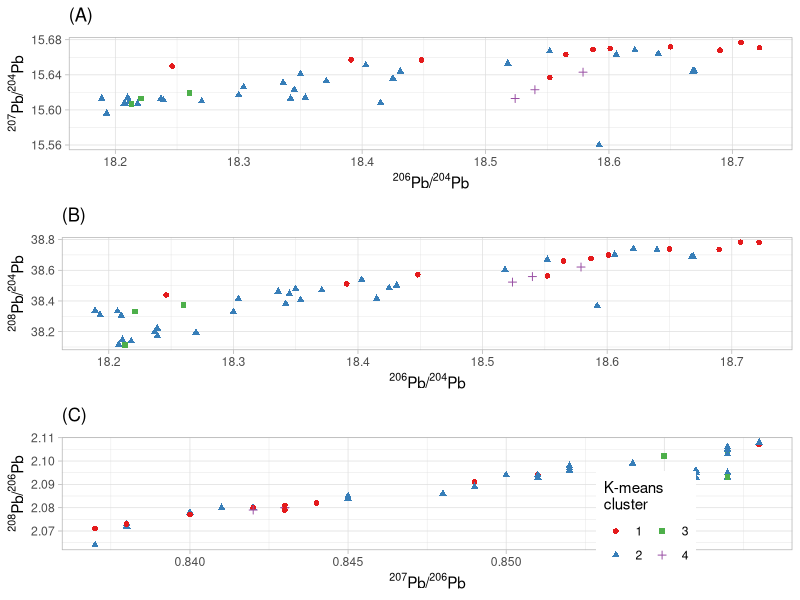

Write R code to recreate this figure.
library(gridExtra)
library(ggforce)
library(tidyverse)
library(cowplot)

duchcov <- read_csv(here::here("data", "duchcov.csv"))

cluster <- read_csv(here::here("data", "clusters.csv")) %>%
  mutate(kmeans = factor(kmeans))

isotopes <- duchcov %>%
  select(id, starts_with("Pb2"))

isotopes <- bind_cols(isotopes, cluster)

lab_206_207 <- labs(x = expression(paste(""^206, "Pb/", ""^204, "Pb")),
                    y = expression(paste(""^207, "Pb/", ""^204, "Pb")))
lab_206_208 <- labs(x = expression(paste(""^206, "Pb/", ""^204, "Pb")),
                    y = expression(paste(""^208, "Pb/", ""^204, "Pb")))
lab_207_208 <- labs(x = expression(paste(""^207, "Pb/", ""^206, "Pb")),
                    y = expression(paste(""^208, "Pb/", ""^206, "Pb")))

# Figure 6: Overview of LI ratios of the assemblage, highlighting individual clusters (1 – 4) 
# according to K-means. Error margins are about the size of the symbols in the plots with 204Pb in the denominator.

# lab_A <- expression(paste("(A) Isospace "^206, "Pb/", ""^204, "Pb to ", ""^207, "Pb/", ""^204, "Pb"))
# lab_B <- expression(paste("(B) Isospace "^206, "Pb/", ""^204, "Pb to ", ""^208, "Pb/", ""^204, "Pb"))
# lab_C <- expression(paste("(C) Isospace "^207, "Pb/", ""^206, "Pb to ", ""^208, "Pb/", ""^206, "Pb"))
lab_A <- expression(paste("(A)"))
lab_B <- expression(paste("(B)"))
lab_C <- expression(paste("(C)"))

f6A <- ggplot(isotopes, aes(Pb206_204, Pb207_204)) +
  geom_point(aes(color = kmeans, shape = kmeans), size = 1.6) +
  scale_color_brewer(palette = "Set1", name = "K-means\ncluster") +
  labs(shape = "K-means\ncluster", title = lab_A) + lab_206_207 +
  theme_light() +
  theme(legend.position = "none")

f6B <- ggplot(isotopes, aes(Pb206_204, Pb208_204)) +
  geom_point(aes(color = kmeans, shape = kmeans), size = 1.6) +
  scale_color_brewer(palette = "Set1", name = "K-means\ncluster") +
  labs(shape = "K-means\ncluster", title = lab_B) + lab_206_208 +
  theme_light() +
  theme(legend.position = "none")

f6C <- ggplot(isotopes, aes(Pb207_206, Pb208_206)) +
  geom_point(aes(color = kmeans, shape = kmeans), size = 1.6) +
  scale_color_brewer(palette = "Set1", name = "K-means\ncluster") +
  labs(shape = "K-means\ncluster", title = lab_C) + lab_207_208 +
  guides(color = guide_legend(ncol = 2)) +
  theme_light() +
  theme(legend.position = c(0.8, 0.24))

f6 <- grid.arrange(f6A, f6B, f6C, ncol = 1)

ggsave(here::here("plots", "FIG6.pdf"), plot = f6, device = "pdf", width = 90, height = 240, units = "mm")

